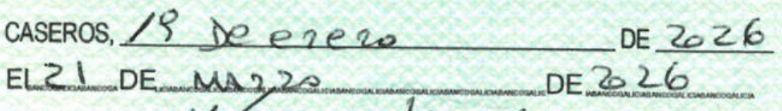
#> input picture test_images/image.png, 782 x 111 px
$ python -i check_detector.py   (imports and definitions only)
#> lines starting #> are read from the running program, lines starting #| are printed output that depends on the picture; after the words box and inside, x2 and y2 are one past the last pixel; in counts of white or black regions, pixels touching at a corner belong together
"""Deteccion y recorte de cheques individuales en una imagen escaneada."""

import cv2
import numpy as np


def detectar_cheques(imagen: np.ndarray, min_area_ratio: float = 0.05) -> list[np.ndarray]:
    """Detecta y recorta cheques individuales de una imagen de pagina escaneada.

    Los cheques argentinos tienen fondo verde/turquesa distintivo y son rectangulares.

    Args:
        imagen: Imagen de la pagina completa (RGB numpy array).
        min_area_ratio: Area minima del cheque como proporcion del area total.

    Returns:
        Lista de imagenes recortadas de cada cheque, ordenadas de arriba a abajo.
    """
#> called with min_area_ratio = 0.05
    alto, ancho = imagen.shape[:2]
#> alto = 111; ancho = 782
    area_total = alto * ancho
#> area_total = 86802
    min_area = area_total * min_area_ratio
#> min_area = 4340.1

    # Convertir a escala de grises
    gris = cv2.cvtColor(imagen, cv2.COLOR_RGB2GRAY)
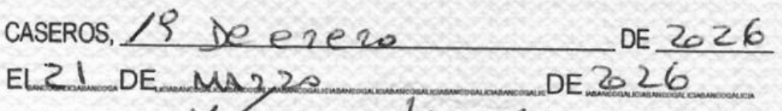
#> gris: shape (111, 782); min 28, max 255, mean 221.1

    # Aplicar blur para reducir ruido
    blur = cv2.GaussianBlur(gris, (5, 5), 0)
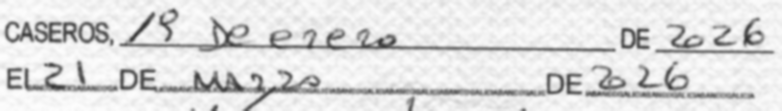
#> blur: shape (111, 782); min 53, max 253, mean 221

    # Deteccion de bordes con Canny
    bordes = cv2.Canny(blur, 30, 100)
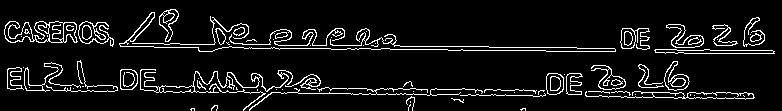
#> bordes: shape (111, 782); 7.8% white in thin lines or dots

    # Dilatar bordes para cerrar huecos
    kernel = cv2.getStructuringElement(cv2.MORPH_RECT, (15, 15))
    dilatado = cv2.dilate(bordes, kernel, iterations=3)
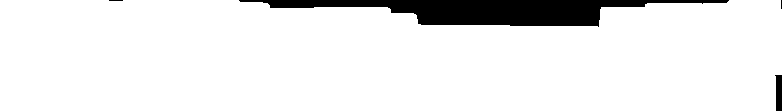
#> dilatado: shape (111, 782); 92.2% white; 4 black regions (2 under 20 px)

    # Encontrar contornos
    contornos, _ = cv2.findContours(dilatado, cv2.RETR_EXTERNAL, cv2.CHAIN_APPROX_SIMPLE)
#> contornos = 1 contour; box (x1, y1, x2, y2) and area: (0, 0, 782, 111) 79127

    print(f"DEBUG: Found {len(contornos)} contours, min_area={min_area}")
#| DEBUG: Found 1 contours, min_area=4340.1

    cheques = []
    for i, contorno in enumerate(contornos):
        area = cv2.contourArea(contorno)
        if area < min_area:
            print(f"DEBUG: Contour {i}: area {area} < {min_area}, skipped")
            continue

        # Obtener bounding box
        x, y, w, h = cv2.boundingRect(contorno)

        # Filtrar por relacion de aspecto (cheques son mas anchos que altos)
        aspect_ratio = w / h if h > 0 else 0
        print(f"DEBUG: Contour {i}: area={area}, aspect={aspect_ratio:.2f}, box=({x},{y},{w},{h})")
        # TEMP: Remove aspect ratio filter to see if contour is valid
        # if aspect_ratio < 1.3 or aspect_ratio > 5.0:
        #     print(f"DEBUG: Contour {i}: aspect ratio {aspect_ratio:.2f} out of range, skipped")
        #     continue

        # Filtrar por tamaño minimo
        if w < ancho * 0.4 or h < alto * 0.08:
            continue

        # Agregar margen
        margen = 5
        x1 = max(0, x - margen)
        y1 = max(0, y - margen)
        x2 = min(ancho, x + w + margen)
        y2 = min(alto, y + h + margen)

        cheques.append((y1, x1, y2, x2))
#> this loop made 1 pass
#> (area, x, y, w, h, aspect_ratio, margen, x1) on pass 1: (79127, 0, 0, 782, 111, 7.05, 5, 0)
#| DEBUG: Contour 0: area=79127.0, aspect=7.05, box=(0,0,782,111)
#> after the loop, cheques = [(0, 0, 111, 782)]

    # Ordenar de arriba a abajo
    cheques.sort(key=lambda c: c[0])

    # Recortar imagenes
    imagenes_cheques = []
    for y1, x1, y2, x2 in cheques:
        recorte = imagen[y1:y2, x1:x2].copy()
        imagenes_cheques.append(recorte)
#> this loop made 1 pass
#> after the loop, imagenes_cheques = 1 item

    return imagenes_cheques

>>> import cv2
>>> picture = cv2.cvtColor(cv2.imread('../test_images/image.png'), cv2.COLOR_BGR2RGB)
>>> result = detectar_cheques(picture)
#> result = 1 item
